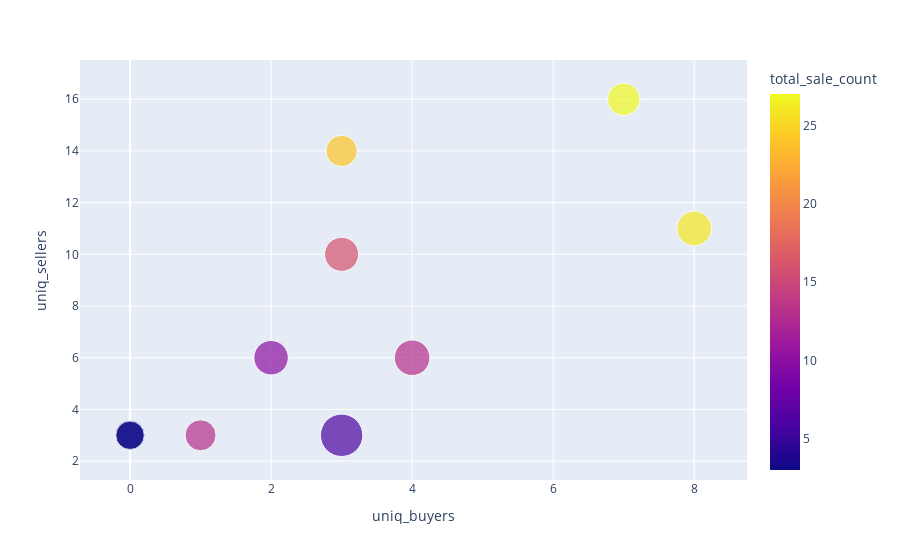

Notebook code cell kept with this figure:
### Markdown cell above
#### Pagination

### Code cell
# Pagination

query_result_set = sdk.query(sql_statement, page_number=20, page_size=10)
records = query_result_set.records
if not records:
    raise Exception("no records returned from query")

df = pd.DataFrame(records)

display(df)

fig = px.scatter(
    df, 
    x="uniq_buyers", 
    y="uniq_sellers",
	size="total_vol_usd", 
    color="total_sale_count",
    hover_name="project", 
    size_max=30
)

fig.show()

### Figure 1 — Plotly figure (JSON) as saved in the notebook; plotly's stock layout.template omitted (floating-point values rounded to 4 significant figures)
{"data": [{"hovertemplate": "<b>%{hovertext}</b><br><br>uniq_buyers=%{x}<br>uniq_sellers=%{y}<br>total_vol_usd=%{marker.size}<br>total_sale_count=%{marker.color}<extra></extra>", "hovertext": ["0xd21818b6052df69eed04e9b2af564b75140aacb7", "creepz", "milady", "invisible friends", "0xd7b397edad16ca8111ca4a3b832d0a5e3ae2438c", "0x8dc7b6ec6fafa36085ee9ec8e39112428d3360aa", "creature world", "DarkEchelon", "the shiboshis", "0xdedf88899d7c9025f19c6c9f188deb98d49cd760"], "legendgroup": "", "marker": {"color": [3, 13, 16, 6, 10, 24, 27, 3, 13, 26], "coloraxis": "coloraxis", "size": [14990.0, 21310.0, 19580.0, 30270.0, 19990.0, 16590.0, 17880.0, 13530.0, 16100.0, 20320.0], "sizemode": "area", "sizeref": 33.64, "symbol": "circle"}, "mode": "markers", "name": "", "orientation": "v", "showlegend": false, "type": "scatter", "x": [0, 4, 3, 3, 2, 3, 7, 0, 1, 8], "xaxis": "x", "y": [3, 6, 10, 3, 6, 14, 16, 3, 3, 11], "yaxis": "y"}], "layout": {"coloraxis": {"colorbar": {"title": {"text": "total_sale_count"}}, "colorscale": [[0, "#0d0887"], [0.1111, "#46039f"], [0.2222, "#7201a8"], [0.3333, "#9c179e"], [0.4444, "#bd3786"], [0.5556, "#d8576b"], [0.6667, "#ed7953"], [0.7778, "#fb9f3a"], [0.8889, "#fdca26"], [1, "#f0f921"]]}, "legend": {"itemsizing": "constant", "tracegroupgap": 0}, "margin": {"t": 60}, "xaxis": {"anchor": "y", "domain": [0, 1], "title": {"text": "uniq_buyers"}}, "yaxis": {"anchor": "x", "domain": [0, 1], "title": {"text": "uniq_sellers"}}}}
